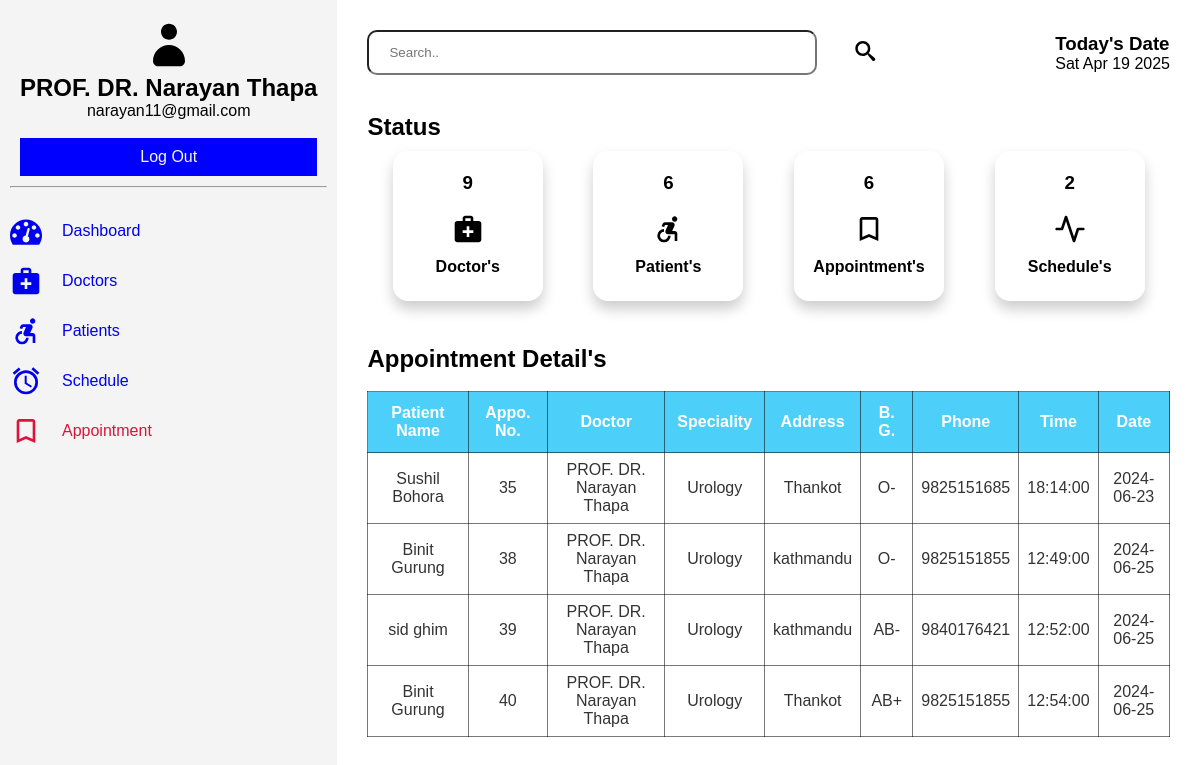
/doctor/appoint.php (signed in), run on an earlier commit of the app's database.
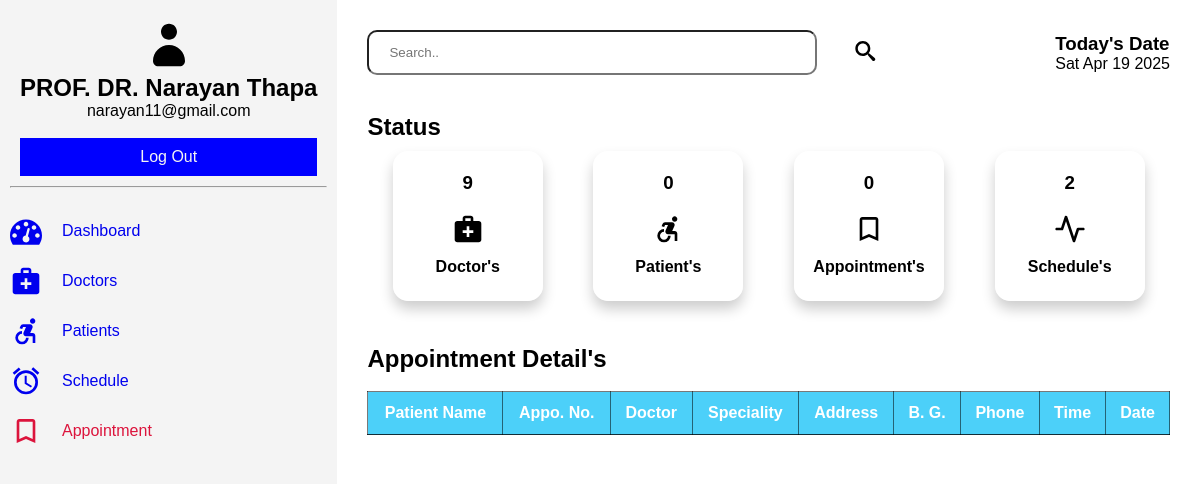
And on a later commit of the database.
### tables this page shows
CREATE TABLE `appointment` (
  `id` int(11) NOT NULL,
  `fullname` varchar(255) NOT NULL,
  `email` varchar(255) NOT NULL,
  `phone` varchar(60) NOT NULL,
  `bg` varchar(60) NOT NULL,
  `address` varchar(255) NOT NULL,
  `sid` int(11) NOT NULL,
  `did` int(11) NOT NULL,
  `date` date NOT NULL,
  `time` time NOT NULL,
  `status` tinyint(2) DEFAULT 0
);

CREATE TABLE `doctor` (
  `id` int(11) NOT NULL,
  `fname` varchar(60) NOT NULL,
  `email` varchar(60) NOT NULL,
  `password` varchar(60) NOT NULL,
  `phone` varchar(60) NOT NULL,
  `image_name` varchar(255) NOT NULL,
  `image_path` varchar(255) NOT NULL,
  `sid` int(11) DEFAULT NULL,
  `created_at` timestamp NULL DEFAULT current_timestamp()
);

CREATE TABLE `specialities` (
  `id` int(11) NOT NULL,
  `title` varchar(60) NOT NULL,
  `description` text NOT NULL,
  `image_name` varchar(60) NOT NULL,
  `image_path` varchar(255) NOT NULL,
  `created_at` timestamp NULL DEFAULT current_timestamp()
);

### doctor/appoint.php (the view, shortened to what the changed rows need)
<?php
    include('../connection.php');
    $useremail = $_SESSION["username_doctor"];
    $usql = "SELECT id, fname FROM doctor where email='$useremail';";
    $uresult = mysqli_query($conn, $usql);
    $urow = mysqli_fetch_assoc($uresult);
    $docid = $urow['id'];
    $keyword = isset($_GET['keyword'])  ? $_GET['keyword'] : NULL ;
    if(isset($keyword)){
        $sql = "SELECT ap.id, ap.fullname, ap.phone, ap.bg, ap.address, ap.date, ap.time, sp.title, doc.fname, ap.status from appointment as ap INNER JOIN specialities as sp ON ap.sid = sp.id INNER JOIN doctor as doc ON ap.did = doc.id where fullname like '%$keyword%'";
    }else{
        $sql = "SELECT ap.id, ap.fullname, ap.phone, ap.bg, ap.address, ap.date, ap.time, sp.title, doc.fname, ap.status from appointment as ap INNER JOIN specialities as sp ON ap.sid = sp.id INNER JOIN doctor as doc ON ap.did = doc.id where ap.did = '$docid'";
    }
    $result = mysqli_query($conn, $sql);
?>
<!DOCTYPE html>
<html lang="en">
<head>
    <link rel="stylesheet" href="../assets/dash1.css">
</head>
<body>
    <section class="dashboard">
        <div class="sidebar">
            <header>
                <h1><?php echo $urow['fname']; ?></h1>
                <p><?php echo "". $_SESSION["username_doctor"].""; ?></p><br>
            </header>
        </div>
        <section class="main">
            <div class="head">
                <div class="date-container">
                    <h1>Today's Date</h1>
                </div>
            </div><br>
            <div class="status">
                <div class="status-bar">
                    <h2>Status</h2>
                </div>
                <div class="dash-collection">
                    <div class="doc">
                        <?php
                            $psql = "SELECT * FROM patient";
                            $presult = mysqli_query($conn, $psql);
                            if($prow = mysqli_num_rows($presult)){
                                echo '<h3>'.$prow.'</h3>';
                            }else{
                                echo '<h3>0</h3>';
                            }
                        ?>
                        <svg class="icon icon-accessible_forward"><use xlink:href="#icon-accessible_forward"></use></svg><br>
                        <h4>Patient's</h4><br>
                    </div>
                    <div class="doc">
                        <?php
                            $asql = "SELECT * FROM appointment";
                            $aresult = mysqli_query($conn, $asql);
                            if($arow = mysqli_num_rows($aresult)){
                                echo '<h3>'.$arow.'</h3>';
                            }else{
                                echo '<h3>0</h3>';
                            }
                        ?>
                        <svg class="icon icon-bookmark_outline"><use xlink:href="#icon-bookmark_outline"></use></svg><br>
                        <h4>Appointment's</h4><br>
                    </div>
                </div>
            </div><br>
            <div class="tabular">
                <h2>Appointment Detail's</h2><br>
                <table class="table-container">
                    <thead>
                        <tr>
                        <th>Patient Name</th>
                            <th>Appo. No.</th>
                            <th>Doctor</th>
                            <th>Speciality</th>
                            <th>Address</th>
                            <th>B. G.</th>
                            <th>Phone</th>
                            <th>Time</th>
                            <th>Date</th>
                        </tr>
                    </thead>
                    <tbody>
                        <tr>
                            <?php
                                while($row = mysqli_fetch_assoc($result)){
                            ?>
                                <td style="padding: 16px;"><?php echo $row['fullname'] ?></td>
                                <td><?php echo $row['id'] ?></td>
                                <td><?php echo $row['fname'] ?></td>
                                <td><?php echo $row['title'] ?></td>
                                <td><?php echo $row['address'] ?></td>
                                <td><?php echo $row['bg'] ?></td>
                                <td><?php echo $row['phone'] ?></td>
                                <td><?php echo $row['time'] ?></td>
                                <td><?php echo $row['date'] ?></td>
                            </tr>
                            <?php
                                }
                            ?>
                    </tbody>
                </table>
            </div>
        </section>
    </section>
</body>
</html>

What changed in the data, as far as the page shows it:
removed appointment: fullname "Sushil Bohora", id "35", did.fname "PROF. DR. Narayan Thapa", sid.title "Urology", address "Thankot", bg "O-", phone "9825151685", time "18:14:00", date "2024-06-23"
removed appointment: fullname "Binit Gurung", id "38", did.fname "PROF. DR. Narayan Thapa", sid.title "Urology", address "kathmandu", bg "O-", phone "9825151855", time "12:49:00", date "2024-06-25"
removed appointment: fullname "sid ghim", id "39", did.fname "PROF. DR. Narayan Thapa", sid.title "Urology", address "kathmandu", bg "AB-", phone "9840176421", time "12:52:00", date "2024-06-25"
removed appointment: fullname "Binit Gurung", id "40", did.fname "PROF. DR. Narayan Thapa", sid.title "Urology", address "Thankot", bg "AB+", phone "9825151855", time "12:54:00", date "2024-06-25"
Also different on the page:
$prow: "6" → (not shown)
$arow: "6" → (not shown)
text now shown: "0 0"
